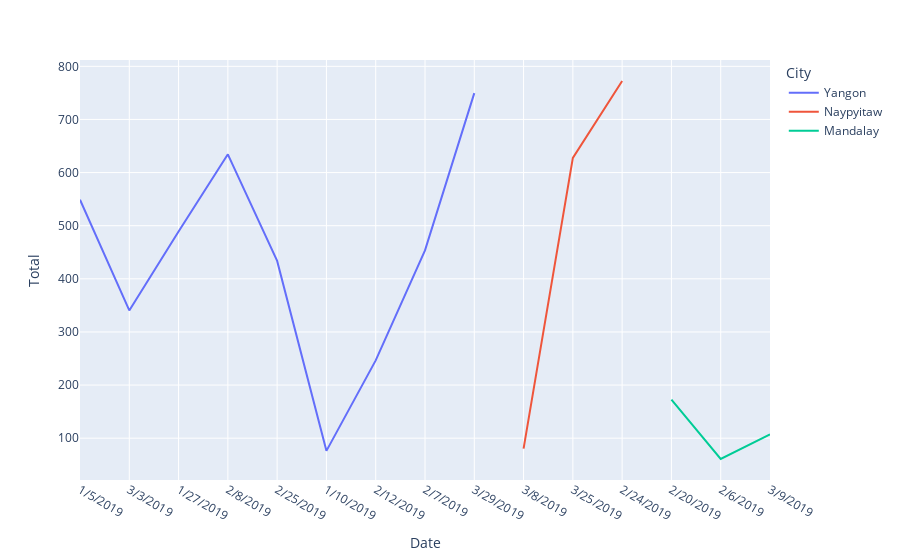

The notebook cell this image was saved under:
### Code cell
import plotly.express as px
#Line Plot
df1=df.head(15)
fig = px.line(df1, x="Date", y="Total", color='City')
fig.show()

### Figure 1 — Plotly figure (JSON) as saved in the notebook; plotly's stock layout.template omitted (floating-point values rounded to 4 significant figures)
{"data": [{"hovertemplate": "City=Yangon<br>Date=%{x}<br>Total=%{y}<extra></extra>", "legendgroup": "Yangon", "line": {"color": "#636efa", "dash": "solid"}, "marker": {"symbol": "circle"}, "mode": "lines", "name": "Yangon", "orientation": "v", "showlegend": true, "type": "scatter", "x": ["1/5/2019", "3/3/2019", "1/27/2019", "2/8/2019", "2/25/2019", "1/10/2019", "2/12/2019", "2/7/2019", "3/29/2019"], "xaxis": "x", "y": [549.0, 340.5, 489.0, 634.4, 433.7, 76.15, 246.5, 453.5, 749.5], "yaxis": "y"}, {"hovertemplate": "City=Naypyitaw<br>Date=%{x}<br>Total=%{y}<extra></extra>", "legendgroup": "Naypyitaw", "line": {"color": "#EF553B", "dash": "solid"}, "marker": {"symbol": "circle"}, "mode": "lines", "name": "Naypyitaw", "orientation": "v", "showlegend": true, "type": "scatter", "x": ["3/8/2019", "3/25/2019", "2/24/2019"], "xaxis": "x", "y": [80.22, 627.6, 772.4], "yaxis": "y"}, {"hovertemplate": "City=Mandalay<br>Date=%{x}<br>Total=%{y}<extra></extra>", "legendgroup": "Mandalay", "line": {"color": "#00cc96", "dash": "solid"}, "marker": {"symbol": "circle"}, "mode": "lines", "name": "Mandalay", "orientation": "v", "showlegend": true, "type": "scatter", "x": ["2/20/2019", "2/6/2019", "3/9/2019"], "xaxis": "x", "y": [172.7, 60.82, 107.1], "yaxis": "y"}], "layout": {"legend": {"title": {"text": "City"}, "tracegroupgap": 0}, "margin": {"t": 60}, "xaxis": {"anchor": "y", "domain": [0, 1], "title": {"text": "Date"}}, "yaxis": {"anchor": "x", "domain": [0, 1], "title": {"text": "Total"}}}}
